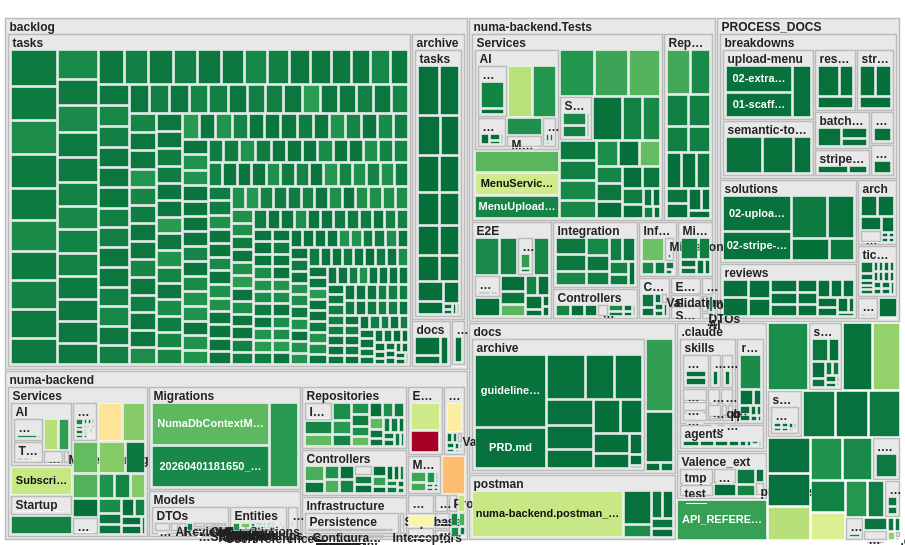

Here is the Vega-Lite specification saved for this chart:
### Vega specification from a JSON file in a GitHub repository (floating-point values rounded to 4 significant figures; data arrays with more than 128 entries replaced by an {"elided": "..."} marker saying what was removed)
{"$schema": "https://vega.github.io/schema/vega/v5.json", "description": "Code Hotspot Map — numa-backend-develop", "width": 900, "height": 540, "padding": 2.5, "autosize": "none", "data": [{"name": "tree", "values": {"elided": "1165 records"}, "transform": [{"type": "stratify", "key": "id", "parentKey": "parent"}, {"type": "treemap", "field": "loc", "sort": {"field": "value", "order": "descending"}, "round": true, "method": "squarify", "ratio": 1.618, "size": [{"signal": "width"}, {"signal": "height"}], "paddingInner": 2, "paddingTop": 16, "paddingOuter": 3}]}, {"name": "leaves", "source": "tree", "transform": [{"type": "filter", "expr": "!datum.children"}]}, {"name": "dirs", "source": "tree", "transform": [{"type": "filter", "expr": "datum.depth > 0 && datum.children"}]}], "scales": [{"name": "color", "type": "linear", "domain": {"data": "leaves", "field": "hotspot_score"}, "range": {"scheme": "redyellowgreen"}, "reverse": true, "zero": true}], "legends": [{"fill": "color", "title": "Risk (changes × log LOC)", "type": "gradient", "orient": "right", "gradientLength": 200, "gradientThickness": 14, "titleFontSize": 11, "labelFontSize": 10, "titleLimit": 200}], "marks": [{"type": "rect", "from": {"data": "dirs"}, "encode": {"enter": {"x": {"field": "x0"}, "y": {"field": "y0"}, "x2": {"field": "x1"}, "y2": {"field": "y1"}, "fill": {"value": "#e8e8e8"}, "stroke": {"value": "#bbb"}, "strokeWidth": {"value": 1.5}}}}, {"type": "text", "from": {"data": "dirs"}, "encode": {"enter": {"x": {"field": "x0", "offset": 4}, "y": {"field": "y0", "offset": 12}, "text": {"field": "name"}, "fontSize": {"value": 12}, "fontWeight": {"value": "bold"}, "fill": {"value": "#222"}, "clip": {"value": true}, "limit": {"signal": "datum.x1 - datum.x0 - 8"}}}}, {"type": "rect", "from": {"data": "leaves"}, "encode": {"enter": {"x": {"field": "x0"}, "y": {"field": "y0"}, "x2": {"field": "x1"}, "y2": {"field": "y1"}, "fill": {"scale": "color", "field": "hotspot_score"}, "tooltip": {"signal": "{'File': datum.id, 'Lines of Code': datum.loc, 'Changes': datum.changes, 'Main Author': datum.primary_author, 'Risk Score': datum.hotspot_score}"}}, "update": {"stroke": {"value": "white"}, "strokeWidth": {"value": 0.5}, "fillOpacity": {"value": 1}}, "hover": {"stroke": {"value": "#222"}, "strokeWidth": {"value": 2}, "fillOpacity": {"value": 0.85}, "cursor": {"value": "pointer"}}}}, {"type": "text", "from": {"data": "leaves"}, "encode": {"enter": {"x": {"signal": "(datum.x0 + datum.x1) / 2"}, "y": {"signal": "(datum.y0 + datum.y1) / 2"}, "text": {"signal": "(datum.x1 - datum.x0 > 55 && datum.y1 - datum.y0 > 20) ? datum.name : ''"}, "align": {"value": "center"}, "baseline": {"value": "middle"}, "fontSize": {"value": 11}, "fill": {"signal": "luminance(scale('color', datum.hotspot_score)) > 0.5 ? '#111' : '#fff'"}, "fontWeight": {"value": "bold"}, "clip": {"value": true}, "limit": {"signal": "datum.x1 - datum.x0 - 6"}}}}]}
